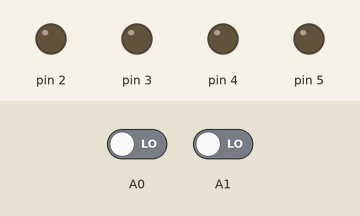
Simulated run of this sketch. Board: Arduino Uno, built with avr-gcc and run on an emulated ATmega328P. Shown: output pins drawn as LEDs (lit = HIGH). The inputs (shaded band) are chosen by the test bench; at power-on: A0 LOW, A1 LOW.

Above: at 1.2 s.
1.3 s: A0 driven HIGH
At 2.1 s:
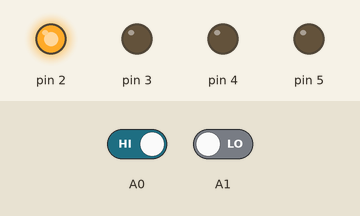
2.8 s: A1 driven HIGH
At 3.2 s:
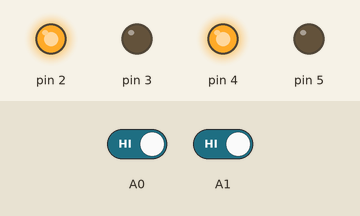
4.3 s: A0 driven LOW
At 5.5 s:
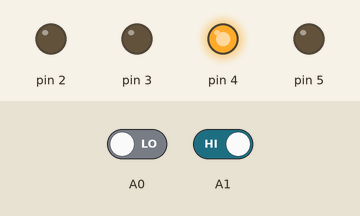
5.8 s: A1 driven LOW
At 6.7 s:
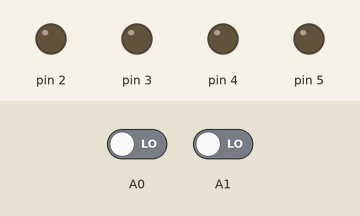
Timing chart, 0 to 8.3 s (numbered marks = the images above; inputs shaded):
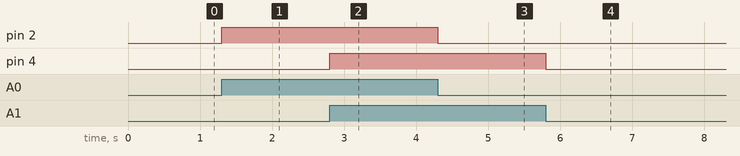

Measured:
- after the input at 1.3 s, pin 2: LOW → HIGH at once
- after the input at 2.8 s, pin 4: LOW → HIGH at once
- after the input at 4.3 s, pin 2: HIGH → LOW at once
- after the input at 5.8 s, pin 4: HIGH → LOW at once

The sketch:

LFR.ino
```cpp
int s1,s2;
void setup() {
  // put your setup code here, to run once:
  pinMode(2,OUTPUT);
  pinMode(3,OUTPUT);
  pinMode(4,OUTPUT);
  pinMode(5,OUTPUT);
  pinMode(A0,INPUT);
  pinMode(A1,INPUT);

}

void loop() {
  // put your main code here, to run repeatedly:
s1 = digitalRead(A0);
s2 = digitalRead(A1);
if(s1 == HIGH && s2 == HIGH)
{digitalWrite(2,HIGH);
digitalWrite(3,LOW);
digitalWrite(4,HIGH);
digitalWrite(5,LOW);
}
else if(s1 == HIGH && s2 == LOW)
{digitalWrite(2,HIGH);
digitalWrite(3,LOW);
digitalWrite(4,LOW);
digitalWrite(5,LOW);}
else if(s1 == LOW && s2 == HIGH)
{digitalWrite(2,LOW);
digitalWrite(3,LOW);
digitalWrite(4,HIGH);
digitalWrite(5,LOW);}
else if(s1 == LOW && s2 == LOW)
{digitalWrite(2,LOW);
digitalWrite(3,LOW);
digitalWrite(4,LOW);
digitalWrite(5,LOW);}

}
```
